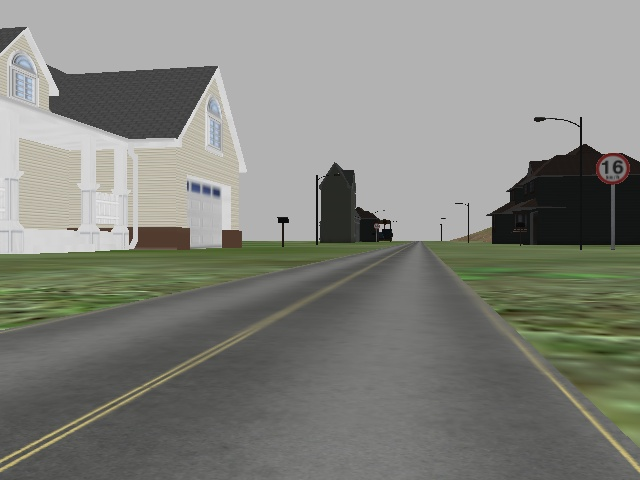
#> input picture Extras/HoughTransform/cde.jpg, 640 x 480 px
$ python StreetLines.py
#> lines starting #> are read from the running program, lines starting #| are printed output that depends on the picture
import cv2
import math
import numpy as np

def sort_param(x1, y1, x2, y2):
    empty_glass = 0

    if (y2 > y1):
        return x1,y1,x2,y2
    else:
        return x2,y2,x1,y1

image = cv2.imread('cde.jpg')
#> image is the input picture: shape (480, 640, 3); mean B, G, R 125, 131.8, 130.6
h,w = image.shape[:2]
#> h = 480; w = 640

#You will want to change the scale depending on your application
#A lower resolution implies a higher speed, but less information to work with
scale = .5

image = cv2.resize(image,(int(w*scale),int(h*scale)))
#> image: shape (240, 320, 3)
gray = cv2.cvtColor(image,cv2.COLOR_BGR2GRAY)
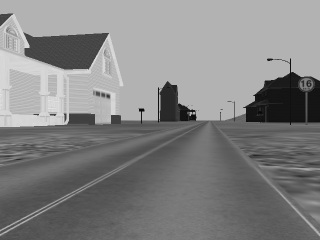
#> gray: shape (240, 320); min 9, max 228, mean 130.8

#We define 45 degrees filter to catch som specific lines with convolution
kernel_45 = np.array([[0,1,0],[1,0,-1],[0,-1,0]])
kernel_135 = np.array([[0,1,0],[-1,0,1],[0,-1,0]])

conv_45 = cv2.filter2D(gray,-1,kernel_45)
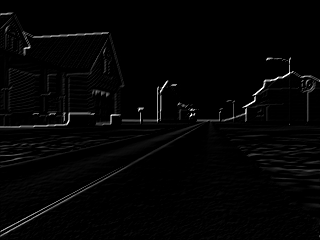
#> conv_45: shape (240, 320); min 0, max 255, mean 4.7
conv_135 = cv2.filter2D(gray,-1,kernel_135)
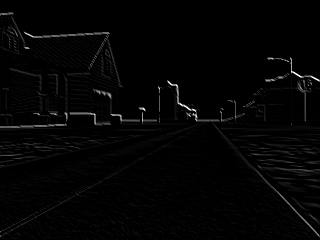
#> conv_135: shape (240, 320); min 0, max 255, mean 4.1

#Add both components
addition = conv_45+conv_135
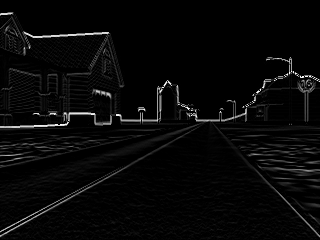
#> addition: shape (240, 320); min 0, max 255, mean 8.3

#Use non local means denoising algorithm to reduce the nbackground noise on the image
addition = cv2.fastNlMeansDenoising(addition,addition,h=10,templateWindowSize=3,searchWindowSize=10)

#Eliminate intermidiate points with thresholding, so you have only white and black
ret,addition = cv2.threshold(addition,35,255,cv2.THRESH_BINARY)
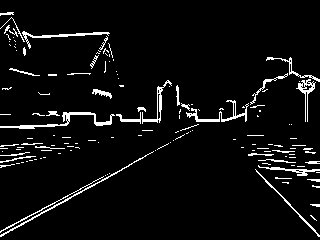
#> addition: shape (240, 320); 5.3% white in thin lines or dots

#Function parameters
minLineLength = 350
maxLineGap = 100
theta = np.pi/180
rho = 1
threshold = 80

#Evaluate the image using the Hough transform to catch continous lines
lines = cv2.HoughLinesP(addition,rho,theta,threshold,minLineLength,maxLineGap)
#> lines = [[0, 236, 109, 176]]

#initialize empty lists to store the coordinates of the desired lines
left_line = []
right_line = []

try:
    for i in range(len(lines)):

        aux_l = 0
        aux_r = 0

        for x1,y1,x2,y2 in lines[i]:

            #First we need to sort our lines
            x1,y1,x2,y2 = sort_param(x1,y1,x2,y2)

            #Remove horizontal lines
            if(abs(y1-y2)<=10):
                continue

            #Remove 90° vertical lines
            if(abs(x1-x2)<=30):
                continue

            #Calculate width and height
            y_diff = y2 - y1
            x_diff = abs(x2-x1)

            #Orientation
            #With this part we will divide between the left and right line
            #And save its values, also we will calculate the slope for each line
            if(x2<x1):
                if(y_diff>aux_l):
                    aux_l = y_diff
                    left_line = [x1,y1,x2,y2]
                    m_left = (y_diff/x_diff)
                    x_left = x1
                    y_left = y1
                else:
                    continue

            else:
                if(y_diff>aux_r):
                    aux_r = y_diff
                    right_line = [x1,y1,x2,y2]
                    m_right = (y_diff/x_diff)
                    x_right = x1
                    y_right = y1
                else:
                    continue
#> this loop made 1 pass
#> after the loop, left_line = [109, 176, 0, 236]; m_left = 0.55; right_line = []; x_left = 109; y_left = 176

    #This are just the projections of the lines, using basic calculus for a linear function
    #Line projection for the Left side
    yl_0 = int(h*scale)
#> yl_0 = 240
    xl_0 = int(((y_left-yl_0)/m_left)+x_left)
#> xl_0 = -7

    if(xl_0<=0):
        xl_0 = 0
        yl_0 = int(m_left*(-xl_0+x_left)+y_left)
#> yl_0 = 236

    yl_1 = yl_0-int(yl_0*0.4)
#> yl_1 = 142
    xl_1 = int(((y_left-yl_1)/m_left)+x_left)
#> xl_1 = 170

    #Line projection for the right side
    yr_0 = int(h*scale)
#> yr_0 = 240
    xr_0 = int(((-y_right+yr_0)/m_right)+x_right)

    if(xr_0 > int(w*scale)):
        xr_0 = int(w*scale)
        yr_0 = int(m_right*(xr_0-x_right)+y_right)

    yr_1 = yl_0-int(yl_0*0.4)
    xr_1 = int(((-y_right+yr_1)/m_right)+x_right)

    #We draw the projection of the line
    cv2.line(image,(xl_1, yl_1),(xl_0, yl_0),(255,0,255),8)
    cv2.line(image,(xr_0, yr_0),(xr_1, yr_1),(255,0,255),8)

except:
    pass

cv2.imshow('result',image)
cv2.waitKey(0)
cv2.destroyAllWindows()
